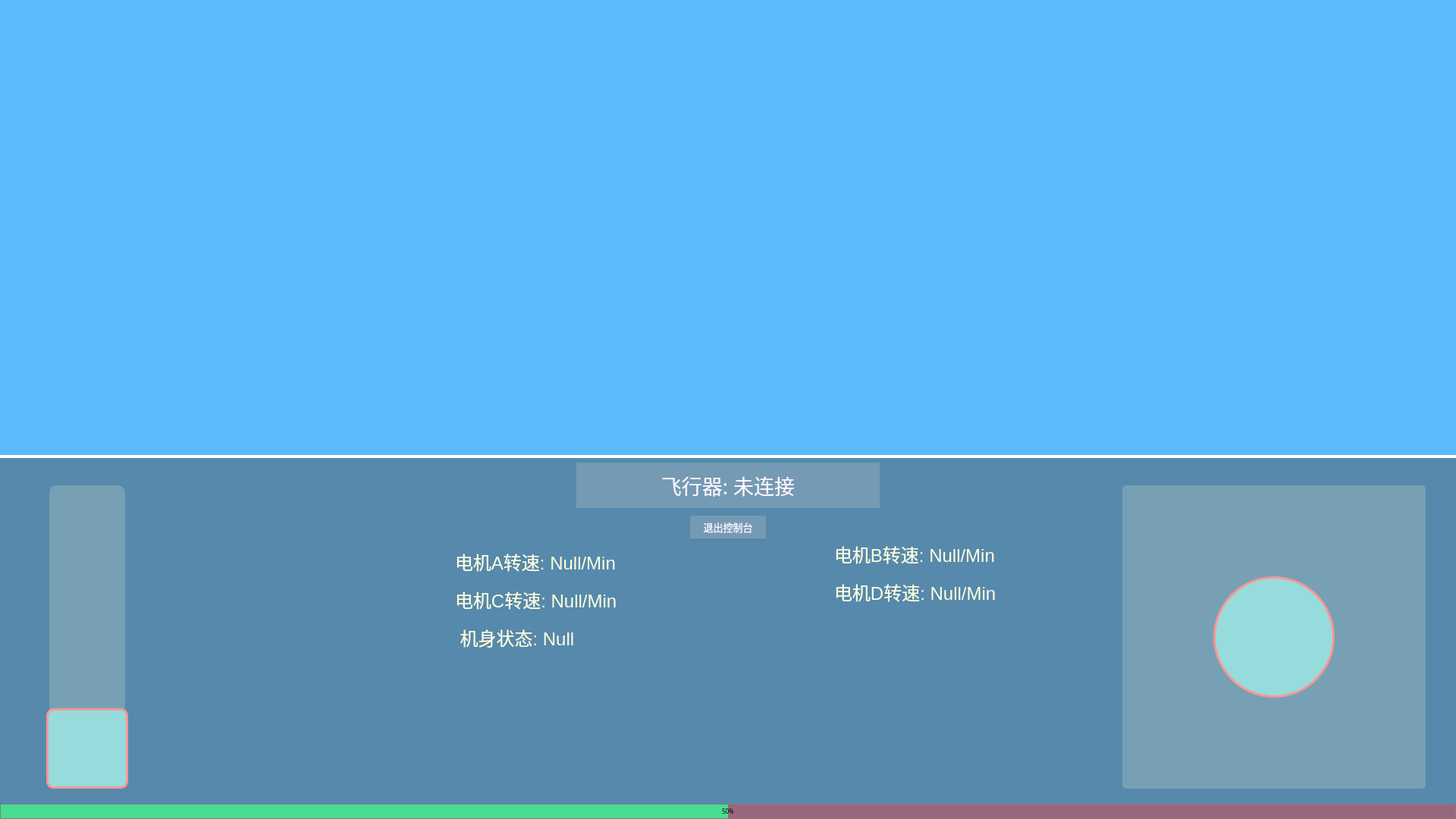
<?xml version="1.0" encoding="UTF-8"?>
<ui version="4.0">
 <class>QRPAControllerClass</class>
 <widget class="QWidget" name="QRPAControllerClass">
  <property name="geometry">
   <rect>
    <x>0</x>
    <y>0</y>
    <width>1920</width>
    <height>1080</height>
   </rect>
  </property>
  <property name="minimumSize">
   <size>
    <width>1920</width>
    <height>1080</height>
   </size>
  </property>
  <property name="maximumSize">
   <size>
    <width>1920</width>
    <height>1080</height>
   </size>
  </property>
  <property name="windowTitle">
   <string>飞行器控制端</string>
  </property>
  <widget class="QSlider" name="Rise">
   <property name="geometry">
    <rect>
     <x>40</x>
     <y>640</y>
     <width>150</width>
     <height>400</height>
    </rect>
   </property>
   <property name="styleSheet">
    <string notr="true">
QSlider {
	background-color: rgba(0, 0, 0, 0);
	padding-top: 0px;
	padding-bottom: 0px;
	border-radius: 0px;
}
 
QSlider::add-page:vertical {
	background-color: rgba(255, 150, 150);
	width:6px;
	border-radius: 10px;
}
 
QSlider::sub-page:vertical {
	background-color: rgba(255, 255, 225,50);
	width:5px;
	border-radius: 10px;
}
 
QSlider::groove:vertical {
	background:transparent;
	width:100px;
}
 
QSlider::handle:vertical {
	height: 100px;
	margin: 0px -4px 0px -4px;
	border-radius: 10px;
	border:3 solid rgb(255, 150, 150);
	background: rgba(150, 220, 220, 255);
}</string>
   </property>
   <property name="maximum">
    <number>300</number>
   </property>
   <property name="singleStep">
    <number>1</number>
   </property>
   <property name="pageStep">
    <number>1</number>
   </property>
   <property name="value">
    <number>0</number>
   </property>
   <property name="sliderPosition">
    <number>0</number>
   </property>
   <property name="tracking">
    <bool>true</bool>
   </property>
   <property name="orientation">
    <enum>Qt::Vertical</enum>
   </property>
   <property name="tickPosition">
    <enum>QSlider::NoTicks</enum>
   </property>
   <property name="tickInterval">
    <number>0</number>
   </property>
  </widget>
  <widget class="QLabel" name="label">
   <property name="geometry">
    <rect>
     <x>0</x>
     <y>0</y>
     <width>1920</width>
     <height>1080</height>
    </rect>
   </property>
   <property name="styleSheet">
    <string notr="true">background-color: rgba(50, 172, 255, 200);</string>
   </property>
   <property name="text">
    <string/>
   </property>
  </widget>
  <widget class="QWidget" name="JoystickWidget" native="true">
   <property name="geometry">
    <rect>
     <x>1480</x>
     <y>640</y>
     <width>400</width>
     <height>400</height>
    </rect>
   </property>
   <widget class="QLabel" name="label_2">
    <property name="geometry">
     <rect>
      <x>0</x>
      <y>0</y>
      <width>400</width>
      <height>400</height>
     </rect>
    </property>
    <property name="styleSheet">
     <string notr="true">background-color: rgba(255, 255, 225,50);
border-radius:5;</string>
    </property>
    <property name="text">
     <string/>
    </property>
   </widget>
   <widget class="QPushButton" name="Joystick">
    <property name="geometry">
     <rect>
      <x>120</x>
      <y>120</y>
      <width>160</width>
      <height>160</height>
     </rect>
    </property>
    <property name="styleSheet">
     <string notr="true">QPushButton
{
background: rgba(150, 220, 220, 255);
border:3 solid rgb(255, 150, 150);
border-radius:80;
}
QPushButton::hover
{

}
QPushButton::pressed
{
background: rgba(150, 220, 220, 150);
}</string>
    </property>
    <property name="text">
     <string/>
    </property>
   </widget>
  </widget>
  <widget class="QWidget" name="widget" native="true">
   <property name="geometry">
    <rect>
     <x>0</x>
     <y>600</y>
     <width>1920</width>
     <height>480</height>
    </rect>
   </property>
   <property name="styleSheet">
    <string notr="true">QLabel
{
	
	color: rgb(255, 255, 225);
}</string>
   </property>
   <widget class="QLabel" name="label_4">
    <property name="geometry">
     <rect>
      <x>0</x>
      <y>0</y>
      <width>1920</width>
      <height>480</height>
     </rect>
    </property>
    <property name="styleSheet">
     <string notr="true">background-color: rgba(80, 80, 80, 120);
border-top:4 solid rgb(255, 255, 255)</string>
    </property>
    <property name="text">
     <string/>
    </property>
   </widget>
   <widget class="QLabel" name="MASPeed">
    <property name="geometry">
     <rect>
      <x>600</x>
      <y>110</y>
      <width>300</width>
      <height>60</height>
     </rect>
    </property>
    <property name="font">
     <font>
      <pointsize>18</pointsize>
     </font>
    </property>
    <property name="text">
     <string>电机A转速: Null/Min</string>
    </property>
    <property name="alignment">
     <set>Qt::AlignLeading|Qt::AlignLeft|Qt::AlignVCenter</set>
    </property>
   </widget>
   <widget class="QLabel" name="MBSPeed">
    <property name="geometry">
     <rect>
      <x>1100</x>
      <y>100</y>
      <width>300</width>
      <height>60</height>
     </rect>
    </property>
    <property name="font">
     <font>
      <pointsize>18</pointsize>
     </font>
    </property>
    <property name="text">
     <string>电机B转速: Null/Min</string>
    </property>
    <property name="alignment">
     <set>Qt::AlignLeading|Qt::AlignLeft|Qt::AlignVCenter</set>
    </property>
   </widget>
   <widget class="QLabel" name="MCSPeed">
    <property name="geometry">
     <rect>
      <x>600</x>
      <y>160</y>
      <width>300</width>
      <height>60</height>
     </rect>
    </property>
    <property name="font">
     <font>
      <pointsize>18</pointsize>
     </font>
    </property>
    <property name="text">
     <string>电机C转速: Null/Min</string>
    </property>
    <property name="alignment">
     <set>Qt::AlignLeading|Qt::AlignLeft|Qt::AlignVCenter</set>
    </property>
   </widget>
   <widget class="QLabel" name="MDSPeed">
    <property name="geometry">
     <rect>
      <x>1100</x>
      <y>150</y>
      <width>300</width>
      <height>60</height>
     </rect>
    </property>
    <property name="font">
     <font>
      <pointsize>18</pointsize>
     </font>
    </property>
    <property name="text">
     <string>电机D转速: Null/Min</string>
    </property>
    <property name="alignment">
     <set>Qt::AlignLeading|Qt::AlignLeft|Qt::AlignVCenter</set>
    </property>
   </widget>
   <widget class="QLabel" name="SelfState">
    <property name="geometry">
     <rect>
      <x>600</x>
      <y>210</y>
      <width>300</width>
      <height>60</height>
     </rect>
    </property>
    <property name="font">
     <font>
      <pointsize>18</pointsize>
     </font>
    </property>
    <property name="text">
     <string> 机身状态: Null</string>
    </property>
    <property name="alignment">
     <set>Qt::AlignLeading|Qt::AlignLeft|Qt::AlignVCenter</set>
    </property>
   </widget>
   <widget class="QProgressBar" name="Power">
    <property name="geometry">
     <rect>
      <x>0</x>
      <y>460</y>
      <width>1920</width>
      <height>20</height>
     </rect>
    </property>
    <property name="font">
     <font>
      <family>微软雅黑</family>
      <pointsize>6</pointsize>
     </font>
    </property>
    <property name="styleSheet">
     <string notr="true">QProgressBar {
   border: 1px solid grey;
   background-color:rgba(255, 50, 50, 100);
}
 
QProgressBar::chunk {
   background-color:rgba(50, 255, 150, 200);
}</string>
    </property>
    <property name="maximum">
     <number>1000</number>
    </property>
    <property name="value">
     <number>500</number>
    </property>
    <property name="alignment">
     <set>Qt::AlignCenter</set>
    </property>
   </widget>
   <widget class="QPushButton" name="CloseBtn">
    <property name="geometry">
     <rect>
      <x>910</x>
      <y>80</y>
      <width>100</width>
      <height>30</height>
     </rect>
    </property>
    <property name="font">
     <font>
      <family>微软雅黑</family>
      <pointsize>10</pointsize>
     </font>
    </property>
    <property name="styleSheet">
     <string notr="true">QPushButton
{
color: rgb(255, 245, 255);
background-color: rgba(200, 200, 200, 70);
border:0;
}
QPushButton::hover
{
background-color: rgba(200, 200, 200, 120);
}
QPushButton::pressed
{
background-color: rgba(150, 150, 150, 90);
}</string>
    </property>
    <property name="text">
     <string>退出控制台</string>
    </property>
    <property name="iconSize">
     <size>
      <width>30</width>
      <height>30</height>
     </size>
    </property>
   </widget>
   <widget class="QPushButton" name="Connection">
    <property name="geometry">
     <rect>
      <x>760</x>
      <y>10</y>
      <width>400</width>
      <height>60</height>
     </rect>
    </property>
    <property name="font">
     <font>
      <family>微软雅黑</family>
      <pointsize>20</pointsize>
     </font>
    </property>
    <property name="styleSheet">
     <string notr="true">QPushButton
{
color: rgb(255, 245, 255);
background-color: rgba(200, 200, 200, 70);
border:0;
}
QPushButton::hover
{
background-color: rgba(200, 200, 200, 120);
}
QPushButton::pressed
{
background-color: rgba(150, 150, 150, 90);
}</string>
    </property>
    <property name="text">
     <string>飞行器: 未连接</string>
    </property>
    <property name="iconSize">
     <size>
      <width>30</width>
      <height>30</height>
     </size>
    </property>
   </widget>
  </widget>
  <zorder>label</zorder>
  <zorder>widget</zorder>
  <zorder>Rise</zorder>
  <zorder>JoystickWidget</zorder>
 </widget>
 <layoutdefault spacing="6" margin="11"/>
 <resources>
  <include location="QRPAController.qrc"/>
 </resources>
 <connections/>
</ui>
